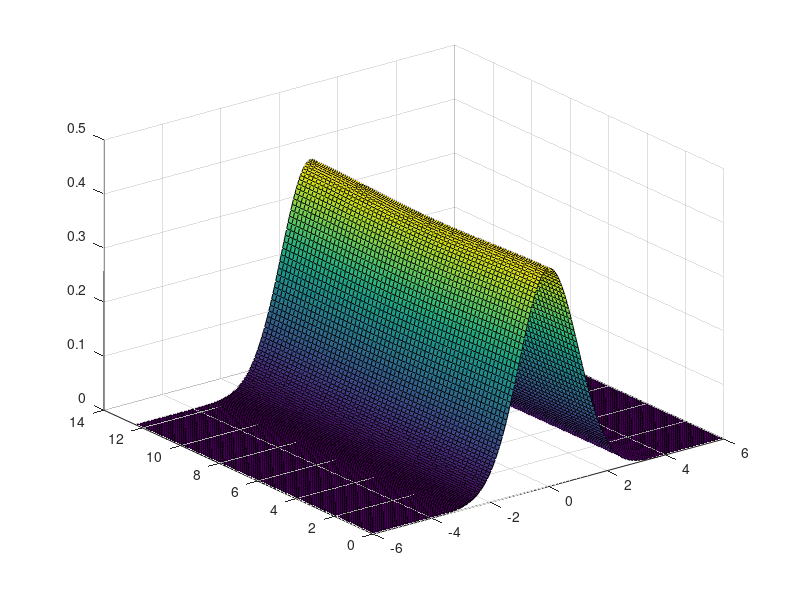

Write the MATLAB code that produced this figure. (Note: this script raises an error after producing the figure.)
% Initial condition
t = 50;
dt = 0.05;
t_ = 0:dt:t;
xh = 4*pi/63;
vh = 12/255;
xDomain = 0:xh:4*pi;
vDomain = -6:vh:6;
Nx = length(xDomain);
Nv = length(vDomain);
alpha = 10^-2;
f = @(v,x) 1/sqrt(2*pi) .* exp(-(abs(v)).^2*0.5) .* (1.+alpha.*cos(0.5.*x));


% Grid set-up
[V,X] = meshgrid(vDomain,xDomain);
fixedInitial = f(V,X);


% define discretization matrices for spatial and velocity
% spatial (periodic boundary)
Mx = diag(2*xh/3*ones(1,Nx)) + diag(xh/6*ones(1,Nx-1),1) ...
    + diag(xh/6*ones(1,Nx-1),-1);
Mx_tmp = Mx;
Mx(1,:) = Mx_tmp(1,:) + Mx_tmp(end,:);
Mx(:,1) = Mx_tmp(:,1) + Mx_tmp(:,end);
Mx(end,:) = [];
Mx(:,end) = [];

Tx = zeros(Nx-1,Nx-1) + diag(0.5*ones(1,Nx-2),1) ...
    + diag(-0.5*ones(1,Nx-2),-1);
Tx(1,end) = -0.5;
Tx(end,1) = 0.5;

% velocity
Mv = diag(2*vh/3*ones(1,Nv)) + diag(vh/6*ones(1,Nv-1),1) ...
    + diag(vh/6*ones(1,Nv-1),-1);
% Mv_tmp = Mv;
% Mv(1,:) = Mv_tmp(1,:) + Mv_tmp(end,:);
% Mv(:,1) = Mv_tmp(:,1) + Mv_tmp(:,end);
% Mv(end,:) = [];
% Mv(:,end) = [];

Tv = zeros(Nv,Nv) + diag(0.5*ones(1,Nv-1),1) ...
    + diag(-0.5*ones(1,Nv-1),-1);
Tv(1,1) = -0.5;
Tv(end,end) = 0.5;

vTemp = [vDomain(:,1)-vh vDomain vDomain(:,end)+vh];
Mvv_diag = zeros(1,Nv);
Mvv_up = zeros(1,Nv-1);
Mvv_down = zeros(1,Nv-1);

for j = 2:Nv+1
    Mvv_diag(1,j-1) = vh/3 * (vTemp(:,j-1) + vTemp(:,j+1));
end
Mvv_diag(1,1) = vh/3 * vTemp(:,3) - vh^2/4;
Mvv_diag(end,end) = vh/3 * vTemp(:,end-2) + vh^2/4;

for j = 1:Nv-1
    Mvv_up(1,j) = -0.25*vh^2 + vh/3*(vDomain(:,j+1)-2*vDomain(:,j)) + ...
        0.5*(vDomain(:,j)*vDomain(:,j+1)-vDomain(:,j)^2);
end

for j = 2:Nv
    Mvv_down(1,j-1) = -0.25*vh^2 + vh/3*(vDomain(:,j)-2*vDomain(:,j-1)) + ...
        0.5*(vDomain(:,j)*vDomain(:,j-1)-vDomain(:,j-1)^2);
end
Mvv = diag(Mvv_diag) + diag(Mvv_down,-1) + diag(Mvv_up,1);
% Mvv_tmp = Mvv;
% Mvv(1,:) = Mvv_tmp(1,:) + Mvv_tmp(end,:);
% Mvv(:,1) = Mvv_tmp(:,1) + Mvv_tmp(:,end);
% Mvv(end,:) = [];
% Mvv(:,end) = [];


% CIP stabilizer (haven't applied them yet)
Cx = diag(-1*ones(1,Nx-1)) + diag(ones(1,Nx-2),1) + diag(ones(1,Nx-2),-1);
Cx(1,end) = 1;
Cx(end,1) = 1;

Cv = diag(-1*ones(1,Nv)) + diag(ones(1,Nv-1),1) + diag(ones(1,Nv-1),-1);
Cv(1,end) = 1;
Cv(end,1) = 1;



% figure;
% ax = gca;

r = [20];
for k = 1:length(r)
    [X0,S0,V0] = svd(fixedInitial);     % svd(fixedInitial) 일지, svd(fixedInitial(1:end-1,1:end)) 일지?
    X0 = X0(1:end-1,1:r(k));
    S0 = S0(1:r(k),1:r(k));
    V0 = V0(:,1:r(k));


    initVal = X0 * S0 * V0';
    figure;
    s = surf(V(1:end-1,1:end),X(1:end-1,1:end),initVal);

    elecEnergy = zeros(1,length(t_));
    totalMass = zeros(1,length(t_));
    totalEnergy = zeros(1,length(t_));
    totalEntropy = zeros(1,length(t_));

    for i = 1:length(t_)
        % Compute the density from X0, S0, V0
        fVal = X0 * S0 * V0';
        rho = 1 - vh*(0.5*(fVal(:,1) + fVal(:,end)) + sum(fVal(:,2:end-1),2));
        Eapprox = eField(Nx-1,xh,rho);

%         elecEnergy(1,i) = sum(abs(Eapprox).^2,"all")/xh;
        elecEnergy(1,i) = norm(Eapprox);

%         plot(ax,xDomain(1:end-1),Eapprox)
%         ylim([-0.02 0.02])
%         drawnow
       
        
%         Eapprox = electricField(massMat,fvec,xh,interPoints);
        % Compute electric field E and update Mxe
%         approxDiag = Eapprox' + [Eapprox(end-1,1) Eapprox(1:end-1,1)'];
%         approxUD = Eapprox(1:end-1,1)';
%         Mxe = diag(approxDiag.*(2*xh/3*ones(1,Nx))) + diag(approxUD.*(xh/6*ones(1,Nx-1)),1) ...
%             + diag(approxUD.*(xh/6*ones(1,Nx-1)),-1);
%         Eapprox = ones(Nx,1);
        Mxe = Eapprox' .* Mx;  % 다시 구해야하나?

        % K step with RK3
        K0 = X0 * S0;
        K1 = kstep(K0,V0,Mx,Mvv,Tx,Tv,Mxe,Cx,dt);
%         [Q1,R1] = qr(K1);
%         S_hat = R1(1:r(k),1:r(k));
%         X1 = K1/S_hat;
%         [X1,~,~] = svd(Mx);
        X1 = dummy(Mx,r(k));
%         X1 = X1(:,1:r(k));
        S_hat = X1\K1;

        % S step
        S_tilde = sstep(X1,V0,S_hat,Mv,Tx,Tv,Mxe,dt);
        
        % L step
        L0 = V0 * S_tilde';
        L1 = lstep(X1,L0,Mv,Mvv,Tx,Tv,Mxe,Cv,dt);
%         [Q2,R2] = qr(L1);
%         S1 = R2(1:r(k),1:r(k));
%         V1 = L1/S1;
%         S1 = S1';
        V1 = dummy(Mv,r(k));
%         [V1,~,~] = svd(Mv);
%         V1 = V1(:,1:r(k));
        S1 = V1\L1;
        S1 = S1';
        
        % Compute the next time step solution
        newVal = X1 * S1 * V1';
        

        S0 = S1;
        X0 = X1;
        V0 = V1;
         
        s.XData = V(1:end-1,1:end);
        s.YData = X(1:end-1,1:end);
        s.ZData = newVal;
         
       pause(0.01)

%         % the electric field energy
%         elecEnergy(1,i) = 0.5*xh*sum(Eapprox.^2,"all");
%         initialEE = 0.5*xh*sum(Einitial.^2,"all");
% 
%         % the particle number (checked)
        totalMass(1,i) = sum(newVal,"all");
        initialMass = sum(fixedInitial,"all");
% 
%         % the total energy
%         totalEnergy(1,i) = 0.5*elecEnergy(1,i) + sum(0.5*(vDomain.^2 .* newVal),"all");
%         initialEnergy = totalEnergy(1,1);
% 
%         % the total entropy (checked)
%         totalEntropy(1,i) = norm(newVal);
%         initialEntropy = norm(initVal);
% 
%         initVal = newVal;
  
        
    end
    
%     figure;
%       hold on
%       plot(t_, abs((totalMass-initialMass)/initialMass))
    plot(t_,elecEnergy)

     

% 
%     semilogy(t_, abs((totalEnergy-initialEnergy)/initialEnergy));
    
%       semilogy(t_,totalEnergy);
%       plot(t_,totalEntropy);
%     plot(t_,log(abs((totalEnergy-initialEnergy)/initialEnergy)));
%     legend('rank 5', 'rank 10', 'rank 20');
%     plot(t_,totalEntropy)
%     semilogy(t_,abs((totalEntropy-initialEntropy)/initialEntropy));
%     legend('rank 5', 'rank 10', 'rank 20');
    
end
% legend('rank 20', 'rank 40');
% title('change in entropy over time')
% xlabel('time')
% ylim([0 1e-2]);